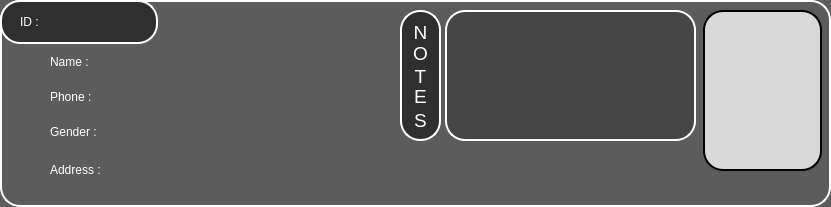
  <widget class="QFrame" name="Infos_Frame">
   <property name="enabled">
    <bool>true</bool>
   </property>
   <property name="geometry">
    <rect>
     <x>72</x>
     <y>42</y>
     <width>831</width>
     <height>207</height>
    </rect>
   </property>
   <property name="minimumSize">
    <size>
     <width>831</width>
     <height>207</height>
    </size>
   </property>
   <property name="maximumSize">
    <size>
     <width>831</width>
     <height>207</height>
    </size>
   </property>
   <property name="styleSheet">
    <string notr="true">QWidget{
	background-color: #5C5C5C;
	color: rgb(255, 255, 255);
	font: 75 18pt &quot;Acme&quot;;
	border: 2px solid #ffffff;
	border-style: outset;
    	border-radius: 20px;
}</string>
   </property>
   <property name="frameShape">
    <enum>QFrame::StyledPanel</enum>
   </property>
   <property name="frameShadow">
    <enum>QFrame::Raised</enum>
   </property>
   <widget class="QFrame" name="ID_Frame">
    <property name="enabled">
     <bool>true</bool>
    </property>
    <property name="geometry">
     <rect>
      <x>0</x>
      <y>0</y>
      <width>158</width>
      <height>44</height>
     </rect>
    </property>
    <property name="minimumSize">
     <size>
      <width>158</width>
      <height>44</height>
     </size>
    </property>
    <property name="maximumSize">
     <size>
      <width>158</width>
      <height>44</height>
     </size>
    </property>
    <property name="styleSheet">
     <string notr="true">QWidget{
	background-color: #2F2F2F;
	color: rgb(255, 255, 255);
	border: 2px solid #ffffff;
	border-style: outset;
    	border-radius: 20px;
}</string>
    </property>
    <property name="frameShape">
     <enum>QFrame::StyledPanel</enum>
    </property>
    <property name="frameShadow">
     <enum>QFrame::Raised</enum>
    </property>
    <widget class="QLabel" name="ID_Label">
     <property name="geometry">
      <rect>
       <x>20</x>
       <y>6</y>
       <width>121</width>
       <height>31</height>
      </rect>
     </property>
     <property name="minimumSize">
      <size>
       <width>121</width>
       <height>31</height>
      </size>
     </property>
     <property name="maximumSize">
      <size>
       <width>121</width>
       <height>31</height>
      </size>
     </property>
     <property name="styleSheet">
      <string notr="true">QLabel {
border: none;
background-color: rgba(0, 0, 0, 0);
color: rgb(255, 255, 255);
font: 75 18pt &quot;Acme&quot;;
}</string>
     </property>
     <property name="text">
      <string>ID : </string>
     </property>
    </widget>
   </widget>
   <widget class="QLabel" name="Customer_Name_Label">
    <property name="geometry">
     <rect>
      <x>50</x>
      <y>51</y>
      <width>311</width>
      <height>21</height>
     </rect>
    </property>
    <property name="minimumSize">
     <size>
      <width>311</width>
      <height>21</height>
     </size>
    </property>
    <property name="maximumSize">
     <size>
      <width>311</width>
      <height>21</height>
     </size>
    </property>
    <property name="styleSheet">
     <string notr="true">border: none;
background-color: rgba(0, 0, 0, 0);
color: rgb(255, 255, 255);
font: 75 15pt &quot;Acme&quot;;</string>
    </property>
    <property name="text">
     <string>Name : </string>
    </property>
   </widget>
   <widget class="QLabel" name="Customer_Phone_Label">
    <property name="geometry">
     <rect>
      <x>50</x>
      <y>86</y>
      <width>141</width>
      <height>21</height>
     </rect>
    </property>
    <property name="minimumSize">
     <size>
      <width>141</width>
      <height>21</height>
     </size>
    </property>
    <property name="maximumSize">
     <size>
      <width>141</width>
      <height>21</height>
     </size>
    </property>
    <property name="styleSheet">
     <string notr="true">QLabel {
border: none;
background-color: rgba(0, 0, 0, 0);
color: rgb(255, 255, 255);
font: 75 15pt &quot;Acme&quot;;
}</string>
    </property>
    <property name="text">
     <string>Phone : </string>
    </property>
   </widget>
   <widget class="QLabel" name="Customer_Gender_Label">
    <property name="geometry">
     <rect>
      <x>50</x>
      <y>121</y>
      <width>181</width>
      <height>21</height>
     </rect>
    </property>
    <property name="minimumSize">
     <size>
      <width>181</width>
      <height>21</height>
     </size>
    </property>
    <property name="maximumSize">
     <size>
      <width>181</width>
      <height>21</height>
     </size>
    </property>
    <property name="styleSheet">
     <string notr="true">QLabel {
border: none;
background-color: rgba(0, 0, 0, 0);
color: rgb(255, 255, 255);
font: 75 15pt &quot;Acme&quot;;
}</string>
    </property>
    <property name="text">
     <string>Gender : </string>
    </property>
   </widget>
   <widget class="QLabel" name="Customer_Address_Label">
    <property name="geometry">
     <rect>
      <x>50</x>
      <y>159</y>
      <width>681</width>
      <height>21</height>
     </rect>
    </property>
    <property name="minimumSize">
     <size>
      <width>211</width>
      <height>21</height>
     </size>
    </property>
    <property name="maximumSize">
     <size>
      <width>681</width>
      <height>21</height>
     </size>
    </property>
    <property name="styleSheet">
     <string notr="true">QLabel {
border: none;
background-color: rgba(0, 0, 0, 0);
color: rgb(255, 255, 255);
font: 75 15pt &quot;Acme&quot;;
}</string>
    </property>
    <property name="text">
     <string>Address : </string>
    </property>
    <property name="scaledContents">
     <bool>true</bool>
    </property>
    <property name="wordWrap">
     <bool>false</bool>
    </property>
   </widget>
   <widget class="QFrame" name="Customer_Avatar_Frame">
    <property name="geometry">
     <rect>
      <x>703</x>
      <y>10</y>
      <width>119</width>
      <height>161</height>
     </rect>
    </property>
    <property name="minimumSize">
     <size>
      <width>119</width>
      <height>161</height>
     </size>
    </property>
    <property name="maximumSize">
     <size>
      <width>119</width>
      <height>161</height>
     </size>
    </property>
    <property name="styleSheet">
     <string notr="true">QWidget{
	background-color: #D9D9D9;
	color: rgb(255, 255, 255);
	border: 2px solid rgb(0, 0, 0);
	border-style: outset;
    	border-radius: 20px;
}</string>
    </property>
    <property name="frameShape">
     <enum>QFrame::StyledPanel</enum>
    </property>
    <property name="frameShadow">
     <enum>QFrame::Raised</enum>
    </property>
    <widget class="QLabel" name="Customer_Avatar_Label">
     <property name="geometry">
      <rect>
       <x>9</x>
       <y>10</y>
       <width>101</width>
       <height>141</height>
      </rect>
     </property>
     <property name="styleSheet">
      <string notr="true">border:none;</string>
     </property>
     <property name="text">
      <string/>
     </property>
     <property name="pixmap">
      <pixmap resource="resources.qrc">:/Icons/Customer_Green.png</pixmap>
     </property>
     <property name="scaledContents">
      <bool>false</bool>
     </property>
     <property name="alignment">
      <set>Qt::AlignCenter</set>
     </property>
    </widget>
   </widget>
   <widget class="QLabel" name="Customer_Name_Icon">
    <property name="geometry">
     <rect>
      <x>20</x>
      <y>51</y>
      <width>21</width>
      <height>21</height>
     </rect>
    </property>
    <property name="minimumSize">
     <size>
      <width>21</width>
      <height>21</height>
     </size>
    </property>
    <property name="maximumSize">
     <size>
      <width>21</width>
      <height>21</height>
     </size>
    </property>
    <property name="styleSheet">
     <string notr="true">border: none;
background-color: rgba(0, 0, 0, 0);
color: rgb(255, 255, 255);
font: 75 18pt &quot;Acme&quot;;</string>
    </property>
    <property name="text">
     <string/>
    </property>
    <property name="pixmap">
     <pixmap resource="resources.qrc">:/Icons/Customer_Whitre.png</pixmap>
    </property>
    <property name="scaledContents">
     <bool>true</bool>
    </property>
    <property name="alignment">
     <set>Qt::AlignCenter</set>
    </property>
    <property name="wordWrap">
     <bool>false</bool>
    </property>
   </widget>
   <widget class="QLabel" name="Customer_Phone_Icon">
    <property name="geometry">
     <rect>
      <x>20</x>
      <y>86</y>
      <width>21</width>
      <height>21</height>
     </rect>
    </property>
    <property name="minimumSize">
     <size>
      <width>21</width>
      <height>21</height>
     </size>
    </property>
    <property name="maximumSize">
     <size>
      <width>21</width>
      <height>21</height>
     </size>
    </property>
    <property name="styleSheet">
     <string notr="true">border: none;
background-color: rgba(0, 0, 0, 0);
color: rgb(255, 255, 255);
font: 75 18pt &quot;Acme&quot;;</string>
    </property>
    <property name="text">
     <string/>
    </property>
    <property name="pixmap">
     <pixmap resource="resources.qrc">:/Icons/Phone_White.png</pixmap>
    </property>
    <property name="scaledContents">
     <bool>true</bool>
    </property>
    <property name="alignment">
     <set>Qt::AlignCenter</set>
    </property>
   </widget>
   <widget class="QLabel" name="Customer_Gender_Icon">
    <property name="geometry">
     <rect>
      <x>20</x>
      <y>121</y>
      <width>21</width>
      <height>21</height>
     </rect>
    </property>
    <property name="minimumSize">
     <size>
      <width>21</width>
      <height>21</height>
     </size>
    </property>
    <property name="maximumSize">
     <size>
      <width>21</width>
      <height>21</height>
     </size>
    </property>
    <property name="styleSheet">
     <string notr="true">border: none;
background-color: rgba(0, 0, 0, 0);
color: rgb(255, 255, 255);
font: 75 18pt &quot;Acme&quot;;</string>
    </property>
    <property name="text">
     <string/>
    </property>
    <property name="pixmap">
     <pixmap resource="resources.qrc">:/Icons/Gender_White.png</pixmap>
    </property>
    <property name="scaledContents">
     <bool>true</bool>
    </property>
    <property name="alignment">
     <set>Qt::AlignCenter</set>
    </property>
   </widget>
   <widget class="QLabel" name="Customer_Address_Icon">
    <property name="geometry">
     <rect>
      <x>20</x>
      <y>159</y>
      <width>21</width>
      <height>21</height>
     </rect>
    </property>
    <property name="minimumSize">
     <size>
      <width>21</width>
      <height>21</height>
     </size>
    </property>
    <property name="maximumSize">
     <size>
      <width>21</width>
      <height>21</height>
     </size>
    </property>
    <property name="styleSheet">
     <string notr="true">border: none;
background-color: rgba(0, 0, 0, 0);
color: rgb(255, 255, 255);
font: 75 18pt &quot;Acme&quot;;</string>
    </property>
    <property name="text">
     <string/>
    </property>
    <property name="pixmap">
     <pixmap resource="resources.qrc">:/Icons/Address_White.png</pixmap>
    </property>
    <property name="scaledContents">
     <bool>true</bool>
    </property>
    <property name="alignment">
     <set>Qt::AlignCenter</set>
    </property>
   </widget>
   <widget class="QPlainTextEdit" name="Customer_Notes_PleinText">
    <property name="geometry">
     <rect>
      <x>445</x>
      <y>10</y>
      <width>251</width>
      <height>131</height>
     </rect>
    </property>
    <property name="minimumSize">
     <size>
      <width>251</width>
      <height>131</height>
     </size>
    </property>
    <property name="maximumSize">
     <size>
      <width>251</width>
      <height>131</height>
     </size>
    </property>
    <property name="cursor" stdset="0">
     <cursorShape>UpArrowCursor</cursorShape>
    </property>
    <property name="styleSheet">
     <string notr="true">QPlainTextEdit{
	background-color: rgb(69, 69, 69);
	color: rgb(255, 255, 255);
	border: 2px solid rgb(255, 255, 255);
	border-style: outset;
    	border-radius: 20px;
}</string>
    </property>
    <property name="verticalScrollBarPolicy">
     <enum>Qt::ScrollBarAlwaysOff</enum>
    </property>
    <property name="horizontalScrollBarPolicy">
     <enum>Qt::ScrollBarAlwaysOff</enum>
    </property>
    <property name="readOnly">
     <bool>true</bool>
    </property>
   </widget>
   <widget class="QFrame" name="Notes_Label_Frame">
    <property name="geometry">
     <rect>
      <x>400</x>
      <y>10</y>
      <width>41</width>
      <height>131</height>
     </rect>
    </property>
    <property name="minimumSize">
     <size>
      <width>41</width>
      <height>131</height>
     </size>
    </property>
    <property name="maximumSize">
     <size>
      <width>41</width>
      <height>131</height>
     </size>
    </property>
    <property name="styleSheet">
     <string notr="true">QWidget{
	background-color: #2F2F2F;
	color: rgb(255, 255, 255);
	border: 2px solid #ffffff;
	border-style: outset;
    	border-radius: 20px;
}</string>
    </property>
    <property name="frameShape">
     <enum>QFrame::StyledPanel</enum>
    </property>
    <property name="frameShadow">
     <enum>QFrame::Raised</enum>
    </property>
    <widget class="QLabel" name="Notes_Text_Label">
     <property name="geometry">
      <rect>
       <x>0</x>
       <y>2</y>
       <width>41</width>
       <height>41</height>
      </rect>
     </property>
     <property name="layoutDirection">
      <enum>Qt::LeftToRight</enum>
     </property>
     <property name="autoFillBackground">
      <bool>false</bool>
     </property>
     <property name="styleSheet">
      <string notr="true">QLabel {
border: none;
background-color: rgba(0, 0, 0, 0);
color: rgb(255, 255, 255);
font: 75 18pt &quot;Acme&quot;;
}</string>
     </property>
     <property name="text">
      <string>&lt;!DOCTYPE HTML PUBLIC &quot;-//W3C//DTD HTML 4.0//EN&quot; &quot;http://www.w3.org/TR/REC-html40/strict.dtd&quot;&gt;
&lt;html&gt;&lt;head&gt;&lt;meta name=&quot;qrichtext&quot; content=&quot;1&quot; /&gt;&lt;style type=&quot;text/css&quot;&gt;
p, li { white-space: pre-wrap; }
&lt;/style&gt;&lt;/head&gt;&lt;body style=&quot; font-family:'Acme'; font-size:18pt; font-weight:72; font-style:normal;&quot;&gt;
&lt;p style=&quot; margin-top:12px; margin-bottom:12px; margin-left:0px; margin-right:0px; -qt-block-indent:0; text-indent:0px;&quot;&gt;&lt;span style=&quot; font-size:14pt;&quot;&gt;N&lt;/span&gt;&lt;/p&gt;&lt;/body&gt;&lt;/html&gt;</string>
     </property>
     <property name="textFormat">
      <enum>Qt::RichText</enum>
     </property>
     <property name="scaledContents">
      <bool>false</bool>
     </property>
     <property name="alignment">
      <set>Qt::AlignCenter</set>
     </property>
     <property name="wordWrap">
      <bool>false</bool>
     </property>
     <property name="openExternalLinks">
      <bool>false</bool>
     </property>
    </widget>
    <widget class="QLabel" name="Notes_Text_Label_2">
     <property name="geometry">
      <rect>
       <x>0</x>
       <y>23</y>
       <width>41</width>
       <height>41</height>
      </rect>
     </property>
     <property name="layoutDirection">
      <enum>Qt::LeftToRight</enum>
     </property>
     <property name="autoFillBackground">
      <bool>false</bool>
     </property>
     <property name="styleSheet">
      <string notr="true">QLabel {
border: none;
background-color: rgba(0, 0, 0, 0);
color: rgb(255, 255, 255);
font: 75 18pt &quot;Acme&quot;;
}</string>
     </property>
     <property name="text">
      <string>&lt;!DOCTYPE HTML PUBLIC &quot;-//W3C//DTD HTML 4.0//EN&quot; &quot;http://www.w3.org/TR/REC-html40/strict.dtd&quot;&gt;
&lt;html&gt;&lt;head&gt;&lt;meta name=&quot;qrichtext&quot; content=&quot;1&quot; /&gt;&lt;style type=&quot;text/css&quot;&gt;
p, li { white-space: pre-wrap; }
&lt;/style&gt;&lt;/head&gt;&lt;body style=&quot; font-family:'Acme'; font-size:18pt; font-weight:72; font-style:normal;&quot;&gt;
&lt;p style=&quot; margin-top:12px; margin-bottom:12px; margin-left:0px; margin-right:0px; -qt-block-indent:0; text-indent:0px;&quot;&gt;&lt;span style=&quot; font-size:14pt;&quot;&gt;O&lt;/span&gt;&lt;/p&gt;&lt;/body&gt;&lt;/html&gt;</string>
     </property>
     <property name="textFormat">
      <enum>Qt::RichText</enum>
     </property>
     <property name="scaledContents">
      <bool>false</bool>
     </property>
     <property name="alignment">
      <set>Qt::AlignCenter</set>
     </property>
     <property name="wordWrap">
      <bool>false</bool>
     </property>
     <property name="openExternalLinks">
      <bool>false</bool>
     </property>
    </widget>
    <widget class="QLabel" name="Notes_Text_Label_3">
     <property name="geometry">
      <rect>
       <x>0</x>
       <y>46</y>
       <width>41</width>
       <height>41</height>
      </rect>
     </property>
     <property name="layoutDirection">
      <enum>Qt::LeftToRight</enum>
     </property>
     <property name="autoFillBackground">
      <bool>false</bool>
     </property>
     <property name="styleSheet">
      <string notr="true">QLabel {
border: none;
background-color: rgba(0, 0, 0, 0);
color: rgb(255, 255, 255);
font: 75 18pt &quot;Acme&quot;;
}</string>
     </property>
     <property name="text">
      <string>&lt;!DOCTYPE HTML PUBLIC &quot;-//W3C//DTD HTML 4.0//EN&quot; &quot;http://www.w3.org/TR/REC-html40/strict.dtd&quot;&gt;
&lt;html&gt;&lt;head&gt;&lt;meta name=&quot;qrichtext&quot; content=&quot;1&quot; /&gt;&lt;style type=&quot;text/css&quot;&gt;
p, li { white-space: pre-wrap; }
&lt;/style&gt;&lt;/head&gt;&lt;body style=&quot; font-family:'Acme'; font-size:18pt; font-weight:72; font-style:normal;&quot;&gt;
&lt;p style=&quot; margin-top:12px; margin-bottom:12px; margin-left:0px; margin-right:0px; -qt-block-indent:0; text-indent:0px;&quot;&gt;&lt;span style=&quot; font-size:14pt;&quot;&gt;T&lt;/span&gt;&lt;/p&gt;&lt;/body&gt;&lt;/html&gt;</string>
     </property>
     <property name="textFormat">
      <enum>Qt::RichText</enum>
     </property>
     <property name="scaledContents">
      <bool>false</bool>
     </property>
     <property name="alignment">
      <set>Qt::AlignCenter</set>
     </property>
     <property name="wordWrap">
      <bool>false</bool>
     </property>
     <property name="openExternalLinks">
      <bool>false</bool>
     </property>
    </widget>
    <widget class="QLabel" name="Notes_Text_Label_4">
     <property name="geometry">
      <rect>
       <x>0</x>
       <y>66</y>
       <width>41</width>
       <height>41</height>
      </rect>
     </property>
     <property name="layoutDirection">
      <enum>Qt::LeftToRight</enum>
     </property>
     <property name="autoFillBackground">
      <bool>false</bool>
     </property>
     <property name="styleSheet">
      <string notr="true">QLabel {
border: none;
background-color: rgba(0, 0, 0, 0);
color: rgb(255, 255, 255);
font: 75 18pt &quot;Acme&quot;;
}</string>
     </property>
     <property name="text">
      <string>&lt;!DOCTYPE HTML PUBLIC &quot;-//W3C//DTD HTML 4.0//EN&quot; &quot;http://www.w3.org/TR/REC-html40/strict.dtd&quot;&gt;
&lt;html&gt;&lt;head&gt;&lt;meta name=&quot;qrichtext&quot; content=&quot;1&quot; /&gt;&lt;style type=&quot;text/css&quot;&gt;
p, li { white-space: pre-wrap; }
&lt;/style&gt;&lt;/head&gt;&lt;body style=&quot; font-family:'Acme'; font-size:18pt; font-weight:72; font-style:normal;&quot;&gt;
&lt;p style=&quot; margin-top:12px; margin-bottom:12px; margin-left:0px; margin-right:0px; -qt-block-indent:0; text-indent:0px;&quot;&gt;&lt;span style=&quot; font-size:14pt;&quot;&gt;E&lt;/span&gt;&lt;/p&gt;&lt;/body&gt;&lt;/html&gt;</string>
     </property>
     <property name="textFormat">
      <enum>Qt::RichText</enum>
     </property>
     <property name="scaledContents">
      <bool>false</bool>
     </property>
     <property name="alignment">
      <set>Qt::AlignCenter</set>
     </property>
     <property name="wordWrap">
      <bool>false</bool>
     </property>
     <property name="openExternalLinks">
      <bool>false</bool>
     </property>
    </widget>
    <widget class="QLabel" name="Notes_Text_Label_5">
     <property name="geometry">
      <rect>
       <x>0</x>
       <y>90</y>
       <width>41</width>
       <height>41</height>
      </rect>
     </property>
     <property name="layoutDirection">
      <enum>Qt::LeftToRight</enum>
     </property>
     <property name="autoFillBackground">
      <bool>false</bool>
     </property>
     <property name="styleSheet">
      <string notr="true">QLabel {
border: none;
background-color: rgba(0, 0, 0, 0);
color: rgb(255, 255, 255);
font: 75 18pt &quot;Acme&quot;;
}</string>
     </property>
     <property name="text">
      <string>&lt;!DOCTYPE HTML PUBLIC &quot;-//W3C//DTD HTML 4.0//EN&quot; &quot;http://www.w3.org/TR/REC-html40/strict.dtd&quot;&gt;
&lt;html&gt;&lt;head&gt;&lt;meta name=&quot;qrichtext&quot; content=&quot;1&quot; /&gt;&lt;style type=&quot;text/css&quot;&gt;
p, li { white-space: pre-wrap; }
&lt;/style&gt;&lt;/head&gt;&lt;body style=&quot; font-family:'Acme'; font-size:18pt; font-weight:72; font-style:normal;&quot;&gt;
&lt;p style=&quot; margin-top:12px; margin-bottom:12px; margin-left:0px; margin-right:0px; -qt-block-indent:0; text-indent:0px;&quot;&gt;&lt;span style=&quot; font-size:14pt;&quot;&gt;S&lt;/span&gt;&lt;/p&gt;&lt;/body&gt;&lt;/html&gt;</string>
     </property>
     <property name="textFormat">
      <enum>Qt::RichText</enum>
     </property>
     <property name="scaledContents">
      <bool>false</bool>
     </property>
     <property name="alignment">
      <set>Qt::AlignCenter</set>
     </property>
     <property name="wordWrap">
      <bool>false</bool>
     </property>
     <property name="openExternalLinks">
      <bool>false</bool>
     </property>
    </widget>
   </widget>
  </widget>
